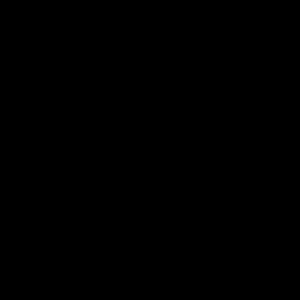
Frame 1 (no input)
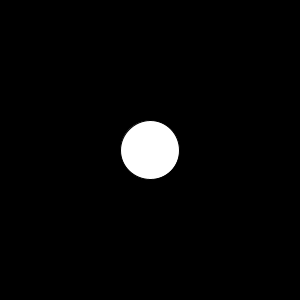
Frame 60 (the mouse pressed at the canvas centre just before this capture)
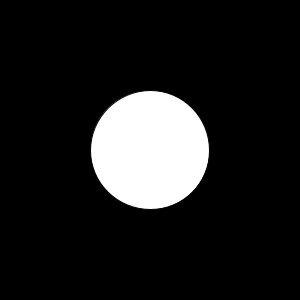
Frame 120 (the mouse held since frame 60 and released just before this capture)

The Processing sketch that drew these frames (run headless with seeded random() and noise(); from frame 60 on, the mouse is pressed at the canvas centre):

// Processing sketch: ex03_extend_15_d
// ── ex03_extend_15_d.pde
// 크기 증가

// 전역변수
int d = 0;

void setup() {
  size(300, 300);
  background(0);
}

void draw() {
  // 지역변수
  int x = 150;
  int y = 150;
  ellipse(x, y, d, d);
  d++;
}
